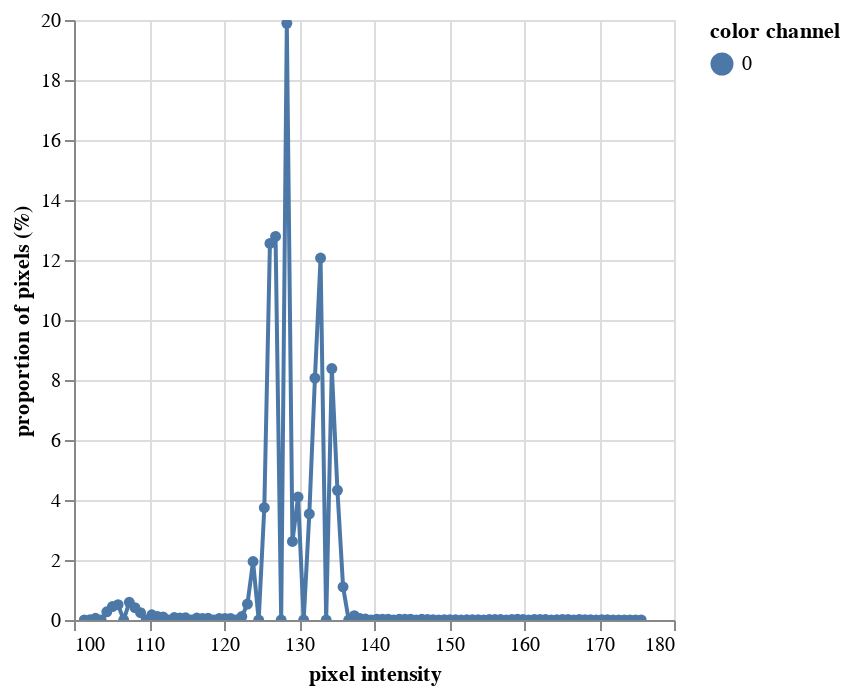
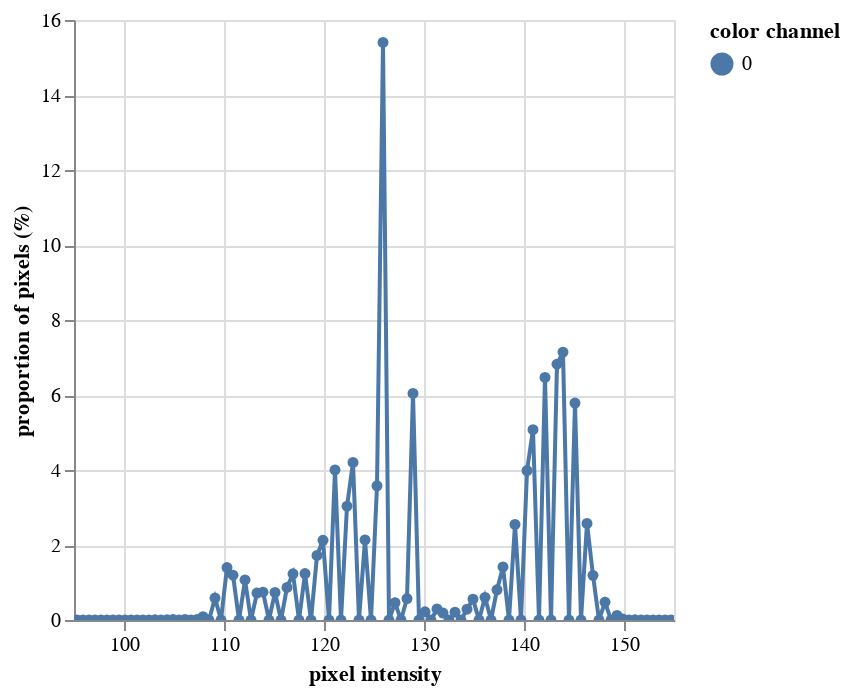
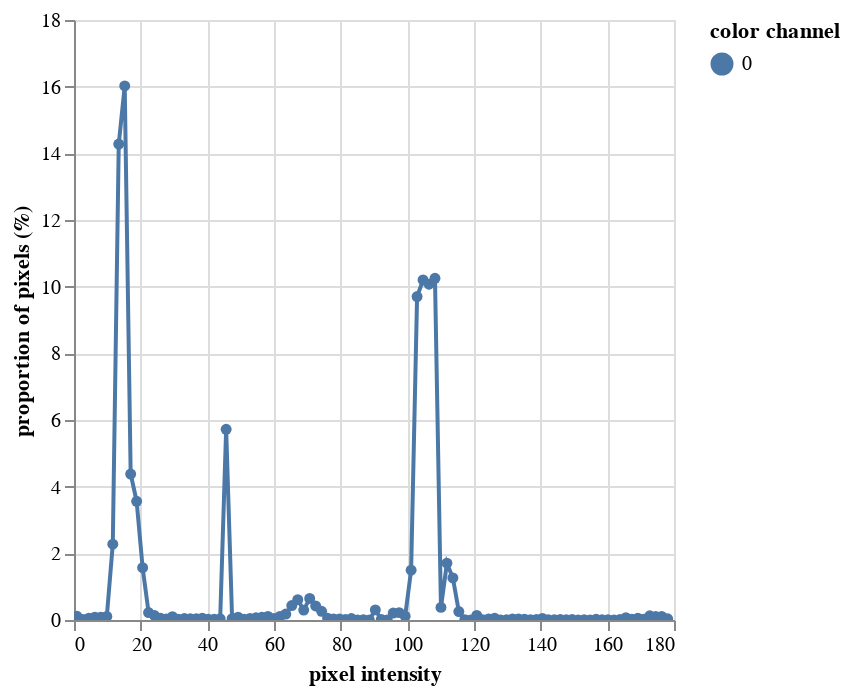
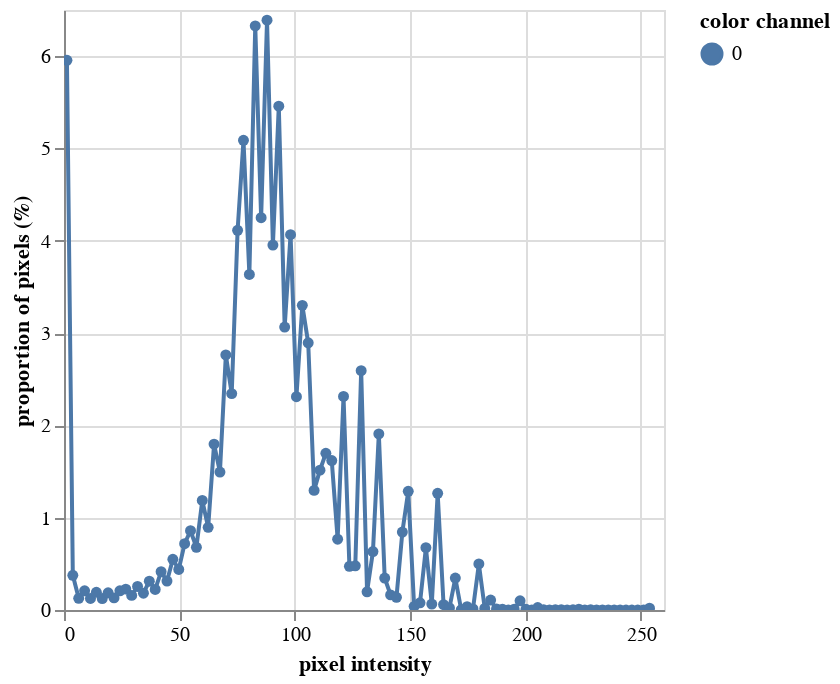

Notebook code for these charts, in order:
### Code cell
his_figureA, hist_dataA = pcv.visualize.histogram(a, hist_data=True)
his_figureB, hist_dataB = pcv.visualize.histogram(b, hist_data=True)
his_figureH, hist_dataH = pcv.visualize.histogram(h, hist_data=True)
his_figureS, hist_dataS = pcv.visualize.histogram(s, hist_data=True)
his_figureV, hist_dataV = pcv.visualize.histogram(v, hist_data=True)
